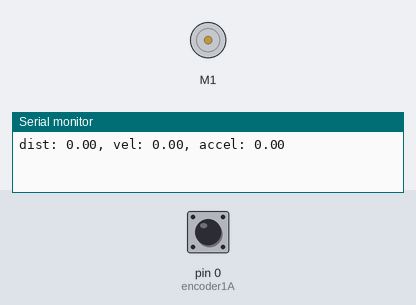
Bench run of a sketch on a simulated Arduino Leonardo, built with avr-gcc and run on an emulated ATmega32U4. On the bench: DC motor (green arrow = forward, orange = backward, longer = faster), the last lines printed to the serial monitor. The test bench sets the inputs (shaded band); at power-on: pin 0 (encoder1A) HIGH.

Above: at 0.05 s.
At 0.46 s:
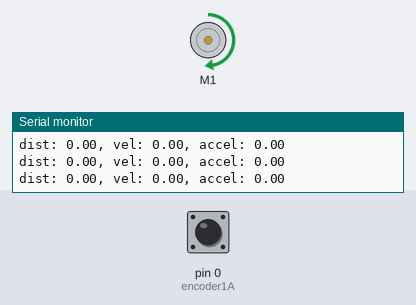
At 0.9 s:
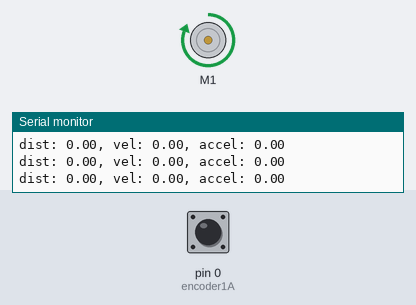
Timing chart, 0 to 2.4 s (numbered marks = the images above):
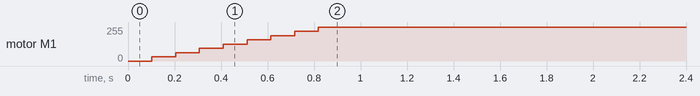

The sketch:

Motor_testing.ino
```cpp
/* This example drives each motor connected to the A-Star
32U4 Robot Controller forward, then backward.  The yellow
user LED is on when a motor is set to a positive speed and
off when a motor is set to a negative speed. */

#include <AStar32U4.h>

AStar32U4Motors motors;

float wheel_diameter = 32; // 32mm
float wheel_circumference = wheel_diameter*PI;
float wheel_distance = 95; // 95mm

int encoder_ticks_per_rev = 360;
float distance_per_tick = wheel_circumference/float(encoder_ticks_per_rev);

int max_rpm = 120;
float max_speed = float(max_rpm)*(1/60)*wheel_circumference;

// variables for motor control
int encoder1A = 0;
int encoder1B = 4;
int set_speed1 = 0;
long enc1 = 0;
float distance1 = 0;
float prev_distance1 = 0;
float velocity1 = 0;
float prev_velocity1 = 0;
float acceleration1 = 0;

int encoder2A = 1;
int encoder2B = 5;
int set_speed2 = 0;
long enc2 = 0;
float distance2 = 0;
float prev_distance2 = 0;
float velocity2 = 0;
float prev_velocity2 = 0;
float acceleration2 = 0;

// timer variables
unsigned long currentMillis = millis();
unsigned long previousMillis = currentMillis;

void update_vel_accel()
{
  currentMillis = millis();
  distance1 = float(enc1)*distance_per_tick;
  distance2 = float(enc2)*distance_per_tick;

  float delta_time = (currentMillis - previousMillis)/1000.0; // convert to seconds
  previousMillis = currentMillis;

  float delta_distance1 = distance1 - prev_distance1;
  prev_distance1 = distance1;
  float delta_distance2 = distance2 - prev_distance2;
  prev_distance2 = distance2;

  velocity1 = delta_distance1/delta_time;
  velocity2 = delta_distance2/delta_time;

  float delta_velocity1 = velocity1 - prev_velocity1;
  prev_velocity1 = velocity1;
  float delta_velocity2 = velocity2 - prev_velocity2;
  prev_velocity2 = velocity2;

  acceleration1 = delta_velocity1/delta_time;
  acceleration2 = delta_velocity2/delta_time;
}

void velocity_control(float desired_velocity)
{
  float p_val = desired_velocity - velocity1;
  float p_weight = 1.0;

  float error = p_val*p_weight;

  set_speed1 += error;
  if (set_speed1 > 400)
  {
    set_speed1 = 400;
  }
  else if (set_speed1 < -400)
  {
    set_speed1 = -400;
  }

  motors.setM1Speed(set_speed1);

}

void encoder1A_trigger()
{
  if(digitalRead(encoder1B) == 1)
  {
    enc1++;
  }
  else
  {
    enc1--;
  }
}

void encoder2A_trigger()
{
  if(digitalRead(encoder2B) == 1)
  {
    enc2++;
  }
  else
  {
    enc2--;
  }
}

void setup()
{
  // Uncomment to flip a motor's direction:
  //motors.flipM1(true);
  //motors.flipM2(true);
  attachInterrupt(digitalPinToInterrupt(encoder1A), encoder1A_trigger, RISING);
  attachInterrupt(digitalPinToInterrupt(encoder1A), encoder1A_trigger, RISING);
  //motors.setM1Speed(200);
}

//max speed is 400
void loop()
{
//  Serial.print("d1: ");
//  Serial.print(enc1);
//  Serial.print(", d2: ");
//  Serial.println(enc2);

  Serial.print("dist: ");
  Serial.print(distance1);
  Serial.print(", vel: ");
  Serial.print(velocity1);
  Serial.print(", accel: ");
  Serial.println(acceleration1);


  delay(100);

  update_vel_accel();
  velocity_control(50);

//  ledYellow(0);
//  delay(100);

//  ledGreen(1);
//  motors.setM1Speed(400);
//  delay(1000);
//  ledGreen(0);
//  ledRed(1);
//  motors.setM1Speed(0);
//  delay(1000);
//  ledRed(0);
}
```

Measured:
- by itself, motor M1: moves from stopped to forward 255/255 over 0.72 s
